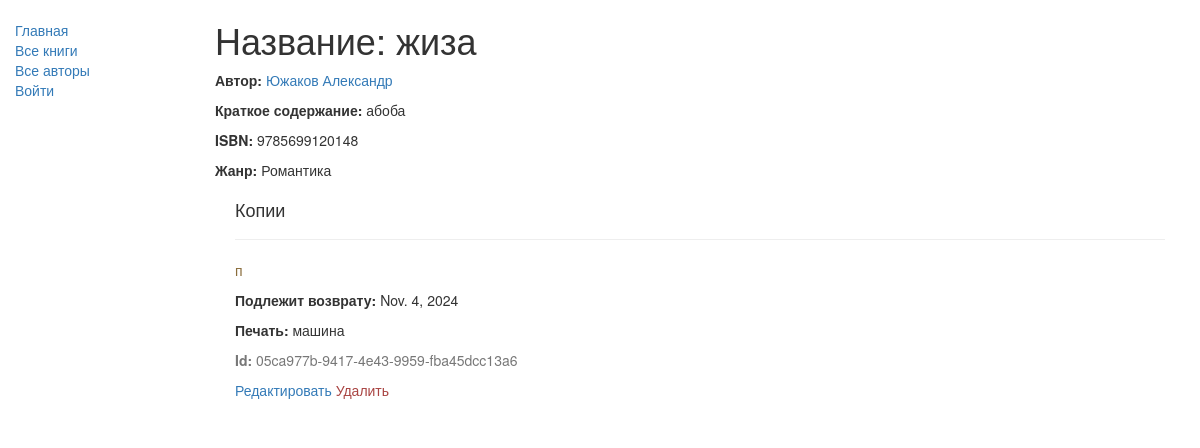
/catalog/book/3, run on an earlier commit of the app's database.
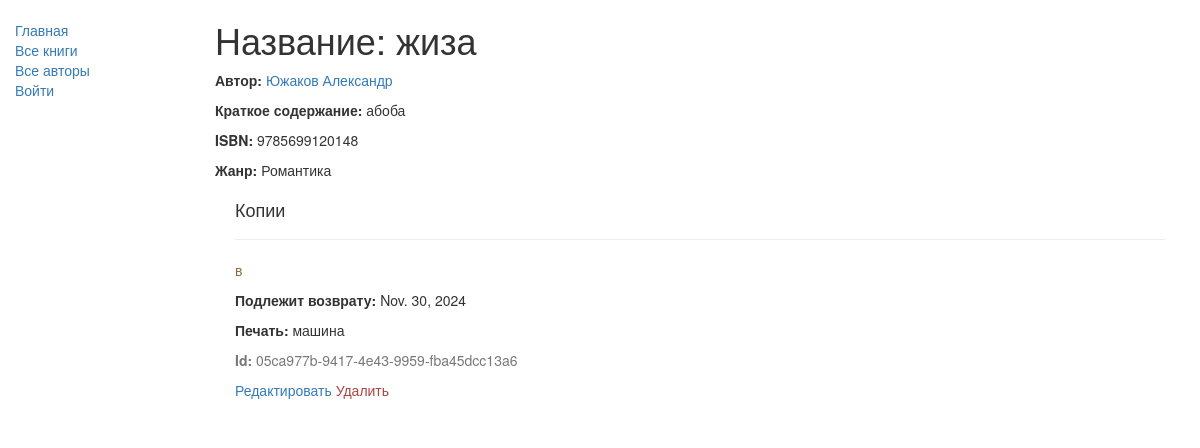
And on a later commit of the database.
### catalog/models.py (models this page shows, shortened)
class BookInstance(models.Model):
    id = models.UUIDField(primary_key=True, default=uuid.uuid4, help_text="Уникальный идентификатор для этой конкретной книги во всей библиотеке")
    book = models.ForeignKey('Book', on_delete=models.SET_NULL, null=True)
    imprint = models.CharField(max_length=200)
    due_back = models.DateField(null=True, blank=True)
    borrower = models.ForeignKey(User, on_delete=models.SET_NULL, null=True, blank=True)
    LOAN_STATUS = (
        ('m', 'Обслуживание'),
        ('o', 'Аренда'),
        ('a', 'Доступен'),
        ('r', 'Зарезервирован'),
    )
    status = models.CharField(max_length=1, choices=LOAN_STATUS, blank=True, default='п', help_text='Доступность книги')
    class Meta:
        ordering = ["due_back"]
        permissions = (("can_mark_returned", "Set book as returned"),)

### catalog/views.py (the view)
# urls.py: url(r'^book/(?P<pk>\d+)$', views.BookDetailView.as_view(), name='book-detail'),
class BookDetailView(generic.DetailView):
    model = Book

### catalog/models.py (called while the page is built)
    def __str__(self):
        return self.name

    def __str__(self):
        return f'{self.last_name} {self.first_name}'

### catalog/templates/catalog/book_detail.html
{% extends "base_generic.html" %}
{% block content %}
  <h1>Название: {{ book.title }}</h1>
  <p><strong>Автор:</strong> <a href="{% url 'author-detail' book.author.pk %}">{{ book.author }}</a></p>
  <p><strong>Краткое содержание:</strong> {{ book.summary }}</p>
  <p><strong>ISBN:</strong> {{ book.isbn }}</p>
  <p><strong>Жанр:</strong> {% for genre in book.genre.all %} {{ genre }}{% if not forloop.last %}, {% endif %}{% endfor %}</p>
  <div style="margin:20px">
    <h4>Копии</h4>
    {% for copy in book.bookinstance_set.all %}
    <hr>
    <p class="{% if copy.status == 'a' %}text-success{% elif copy.status == 'd' %}text-danger{% else %}text-warning{% endif %}">{{ copy.get_status_display }}</p>
    {% if copy.status != 'a' %}<p><strong>Подлежит возврату:</strong> {{copy.due_back}}</p>{% endif %}
    <p><strong>Печать:</strong> {{copy.imprint}}</p>
    <p class="text-muted"><strong>Id:</strong> {{copy.id}}</p>
    {% endfor %}
    <span class="h5">
      <a href="{% url 'book_update' book.pk %}">Редактировать</a>
      <a class="text-danger" href="{% url 'book_delete' book.pk %}">Удалить</a>
    </span>
  </div>
{% endblock %}

What changed in the data, as far as the page shows it:
changed BookInstance "машина": status "п" → "в"; due_back "Nov. 4, 2024" → "Nov. 30, 2024"
